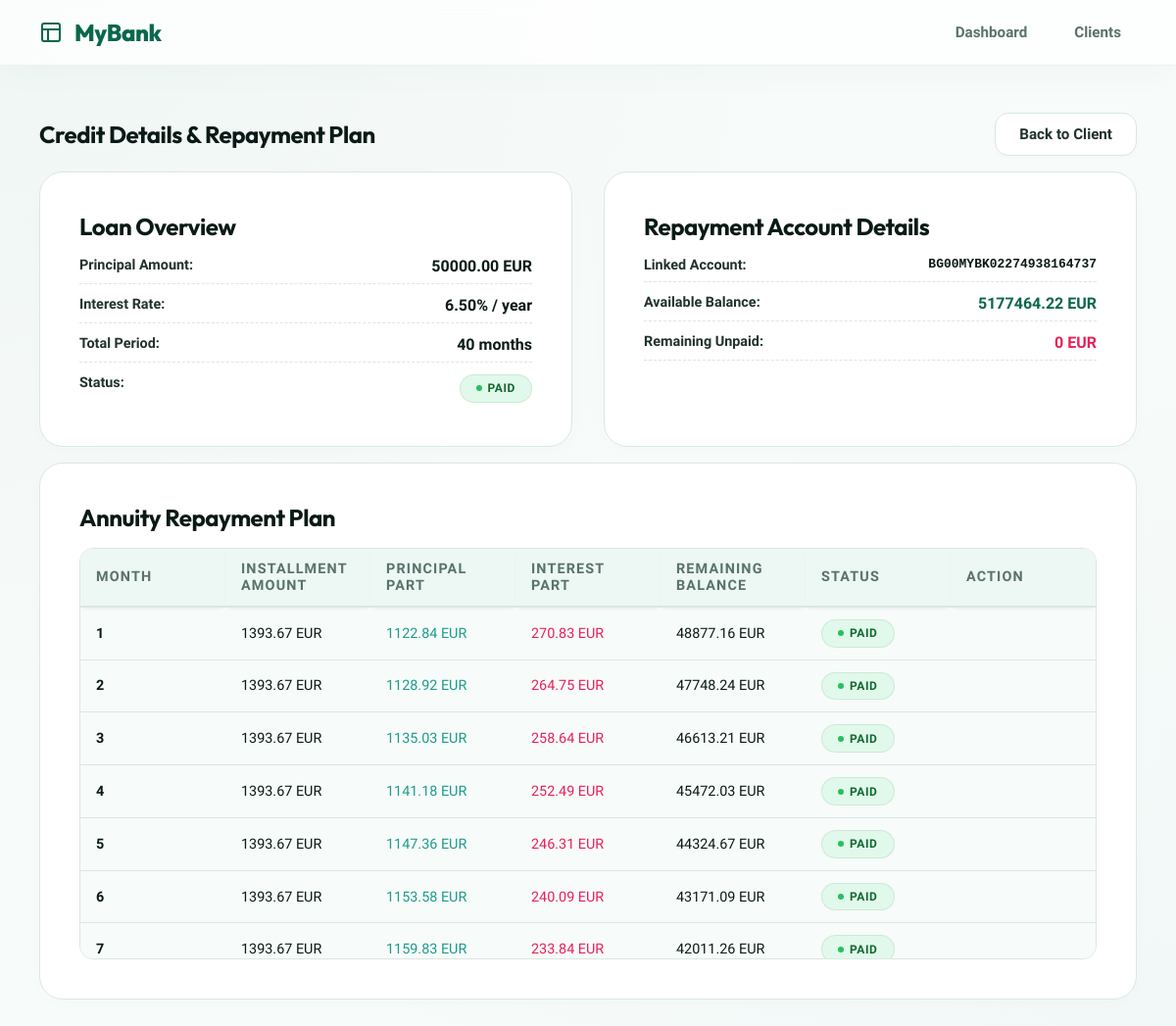
/credits/1/, run on the app's committed database.
### bank_app/models.py (models this page shows, shortened)
class Credit(models.Model):
    CREDIT_STATUS = (
        ('ACTIVE', 'Active'),
        ('PAID', 'Paid'),
    )
    client = models.ForeignKey(Client, on_delete=models.CASCADE, related_name='credits')
    account = models.ForeignKey(Account, on_delete=models.PROTECT, null=True, blank=True, related_name='credits')
    credit_type = models.ForeignKey(CreditType, on_delete=models.PROTECT)
    amount = models.DecimalField(max_digits=12, decimal_places=2)
    period_months = models.IntegerField()
    status = models.CharField(max_length=10, choices=CREDIT_STATUS, default='ACTIVE')
    created_at = models.DateTimeField(auto_now_add=True)
    @property
    def repayment_account(self):
        if self.account:
            return self.account
        return self.client.accounts.filter(status='ACTIVE').first()
    @property
    def remaining_amount(self):
        return sum(inst.installment_amount for inst in self.installments.filter(is_paid=False))

class CreditType(models.Model):
    CREDIT_NAMES = (
        ('CONSUMER', 'Consumer Credit'),
        ('MORTGAGE', 'Mortgage Credit'),
    )
    name = models.CharField(max_length=50, choices=CREDIT_NAMES, unique=True)
    interest_rate = models.DecimalField(max_digits=5, decimal_places=2)
    max_amount = models.DecimalField(max_digits=12, decimal_places=2)
    max_period_months = models.IntegerField()

class Client(models.Model):
    CLIENT_TYPES = (
        ('INDIVIDUAL', 'Individual'),
        ('CORPORATE', 'Corporate'),
    )
    client_type = models.CharField(max_length=20, choices=CLIENT_TYPES)
    first_name = models.CharField(max_length=100, blank=True, null=True)
    last_name = models.CharField(max_length=100, blank=True, null=True)
    personal_id = models.CharField(max_length=20, blank=True, null=True, unique=True) # EGN
    company_name = models.CharField(max_length=200, blank=True, null=True)
    company_id = models.CharField(max_length=50, blank=True, null=True, unique=True) # EIK
    representative_name = models.CharField(max_length=200, blank=True, null=True)

class Account(models.Model):
    ACCOUNT_STATUS = (
        ('ACTIVE', 'Active'),
        ('CLOSED', 'Closed'),
    )
    client = models.ForeignKey(Client, on_delete=models.CASCADE, related_name='accounts')
    iban = models.CharField(max_length=34, unique=True)
    balance = models.DecimalField(max_digits=12, decimal_places=2, default=0.00)
    status = models.CharField(max_length=10, choices=ACCOUNT_STATUS, default='ACTIVE')

class Installment(models.Model):
    credit = models.ForeignKey(Credit, on_delete=models.CASCADE, related_name='installments')
    month_number = models.IntegerField()
    installment_amount = models.DecimalField(max_digits=10, decimal_places=2)
    principal_part = models.DecimalField(max_digits=10, decimal_places=2)
    interest_part = models.DecimalField(max_digits=10, decimal_places=2)
    remaining_balance = models.DecimalField(max_digits=12, decimal_places=2)
    is_paid = models.BooleanField(default=False)
    paid_at = models.DateTimeField(null=True, blank=True)

### bank_app/views.py (the view)
# urls.py: path('credits/<int:pk>/', views.credit_detail, name='credit_detail'),
def credit_detail(request, pk):
    credit = get_object_or_404(Credit, pk=pk)
    installments = credit.installments.all().order_by('month_number')
    return render(request, 'bank_app/credit_detail.html', {
        'credit': credit,
        'installments': installments
    })

### bank_app/templates/bank_app/credit_detail.html (shortened to what this page needs)
{% extends 'index.html' %}
{% block content %}
<div class="flex justify-between items-center mb-4">
    <h1 class="card-title" style="font-size: 1.5rem; margin: 0;">Credit Details & Repayment Plan</h1>
    <a href="{% url 'client_detail' credit.client.id %}" class="btn btn-outline">Back to Client</a>
</div>
<div class="grid grid-cols-2 mb-4">
    <div class="card" style="margin-bottom: 0;">
        <h2 class="card-title" style="margin-bottom: 1rem;">Loan Overview</h2>
        <div style="display: flex; flex-direction: column; gap: 0.75rem;">
            <div class="flex justify-between" style="border-bottom: 1px dashed var(--border); padding-bottom: 0.5rem;">
                <span class="form-label" style="margin: 0;">Principal Amount:</span>
                <span style="font-weight: 700; color: var(--dark);">{{ credit.amount }} EUR</span>
            </div>
            <div class="flex justify-between" style="border-bottom: 1px dashed var(--border); padding-bottom: 0.5rem;">
                <span class="form-label" style="margin: 0;">Interest Rate:</span>
                <span style="font-weight: 700; color: var(--dark);">{{ credit.credit_type.interest_rate }}% / year</span>
            </div>
            <div class="flex justify-between" style="border-bottom: 1px dashed var(--border); padding-bottom: 0.5rem;">
                <span class="form-label" style="margin: 0;">Total Period:</span>
                <span style="font-weight: 700; color: var(--dark);">{{ credit.period_months }} months</span>
            </div>
            <div class="flex justify-between" style="padding-bottom: 0.25rem;">
                <span class="form-label" style="margin: 0;">Status:</span>
                <span class="badge {% if credit.status == 'ACTIVE' %}badge-primary{% else %}badge-success{% endif %}">{{ credit.status }}</span>
            </div>
        </div>
    </div>
    <div class="card" style="margin-bottom: 0;">
        <h2 class="card-title" style="margin-bottom: 1rem;">Repayment Account Details</h2>
        <div style="display: flex; flex-direction: column; gap: 0.75rem;">
            <div class="flex justify-between" style="border-bottom: 1px dashed var(--border); padding-bottom: 0.5rem;">
                <span class="form-label" style="margin: 0;">Linked Account:</span>
                <span style="font-family: monospace; font-weight: 700; color: var(--dark);">{{ credit.repayment_account.iban }}</span>
            </div>
            <div class="flex justify-between" style="border-bottom: 1px dashed var(--border); padding-bottom: 0.5rem;">
                <span class="form-label" style="margin: 0;">Available Balance:</span>
                <span style="font-weight: 700; color: var(--primary);">{{ credit.repayment_account.balance }} EUR</span>
            </div>
            <div class="flex justify-between" style="border-bottom: 1px dashed var(--border); padding-bottom: 0.5rem;">
                <span class="form-label" style="margin: 0;">Remaining Unpaid:</span>
                <span style="font-weight: 700; color: var(--danger);">{{ credit.remaining_amount }} EUR</span>
            </div>
        </div>
    </div>
</div>
<div class="card">
    <div class="flex justify-between items-center mb-4">
        <h2 class="card-title" style="margin: 0;">Annuity Repayment Plan</h2>
    </div>
    <div class="table-container scrollable">
        <table class="table compact">
            <thead>
                <tr>
                    <th>Month</th>
                    <th>Installment Amount</th>
                    <th>Principal Part</th>
                    <th>Interest Part</th>
                    <th>Remaining Balance</th>
                    <th>Status</th>
                    <th>Action</th>
                </tr>
            </thead>
            <tbody>
                {% for inst in installments %}
                <tr {% if inst.is_paid %}style="background-color: var(--light);"{% endif %}>
                    <td><strong>{{ inst.month_number }}</strong></td>
                    <td>{{ inst.installment_amount }} EUR</td>
                    <td style="color: var(--secondary);">{{ inst.principal_part }} EUR</td>
                    <td style="color: var(--danger);">{{ inst.interest_part }} EUR</td>
                    <td>{{ inst.remaining_balance }} EUR</td>
                    <td>
                        {% if inst.is_paid %}
                            <span class="badge badge-success">Paid</span>
                        {% else %}
                            <span class="badge badge-warning">Pending</span>
                        {% endif %}
                    </td>
                    <td>
                    </td>
                </tr>
                {% endfor %}
            </tbody>
        </table>
    </div>
</div>
{% endblock %}

### data on the page
Credit: amount "50000.00", credit_type.interest_rate "6.50", period_months "40", status "PAID", repayment_account.iban "BG00MYBK02274938164737", repayment_account.balance "5177464.22", remaining_amount "0"
Installment: month_number "1", installment_amount "1393.67", principal_part "1122.84", interest_part "270.83", remaining_balance "48877.16", is_paid "PAID"
Installment: month_number "2", installment_amount "1393.67", principal_part "1128.92", interest_part "264.75", remaining_balance "47748.24", is_paid "PAID"
Installment: month_number "3", installment_amount "1393.67", principal_part "1135.03", interest_part "258.64", remaining_balance "46613.21", is_paid "PAID"
Installment: month_number "4", installment_amount "1393.67", principal_part "1141.18", interest_part "252.49", remaining_balance "45472.03", is_paid "PAID"
Installment: month_number "5", installment_amount "1393.67", principal_part "1147.36", interest_part "246.31", remaining_balance "44324.67", is_paid "PAID"
Installment: month_number "6", installment_amount "1393.67", principal_part "1153.58", interest_part "240.09", remaining_balance "43171.09", is_paid "PAID"
Installment: month_number "7", installment_amount "1393.67", principal_part "1159.83", interest_part "233.84", remaining_balance "42011.26", is_paid "PAID"
